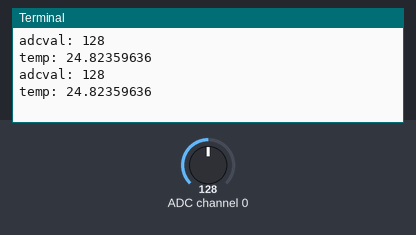
Recording of a program running on a simulated Raspberry Pi (header pin numbers). On the bench: the last lines printed to the terminal. Inputs (shaded band) come from the test bench; at power-on: ADC channel 0 = 128 (analog values on the 0–255 scale). Library files of the repository ran but are not shown: ADC0832.py.

Above: at 1.2 s.
1.3 s: ADC channel 0 set to 178
At 2.6 s:
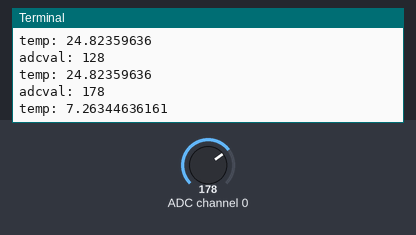
2.8 s: ADC channel 0 set to 224
At 3.6 s:
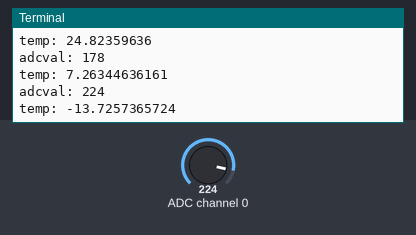
Timing chart, 0 to 5.8 s (numbered marks = the images above; inputs shaded):
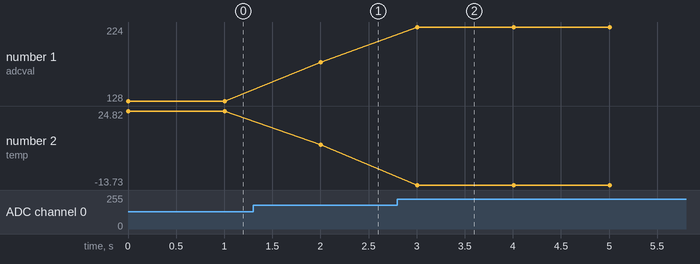

The program:

10_thermistor.py
```python
#!/usr/bin/env python
import ADC0832 as ADC
import RPi.GPIO as GPIO
import time
import math

sleep_time = 1
adjustment_value = 0.97

def setup():
	ADC.setup()
	#GPIO.setwarnings(False)

def convert_to_temperature(adc_val):
	#B = 3950.0 # Thermistor constant from thermistor datasheet
    	#R0 = 10000.0 # Resistance of the thermistor being used
    	#t0 = 273.15 # 0 deg C in K
    	#t25 = t0 + 25.0 # 25 deg C in K
    	# Steinhart-Hart equation
    	#inv_T = 1/t25 + (1/B) * math.log(adc_val/R0)
    	#T = (1/inv_T - t0) * adjustment_value
	#return T
    	#return T * 9.0 / 5.0 + 32.0 # Convert C to F

	R0 = 10000
	Vr = 5 * float(adc_val) / 255
        Rt = R0 * Vr / (5 - Vr)
        temp = 1/(((math.log(Rt / R0)) / 3950) + (1 / (273.15+25)))
        temp = temp - 273.15
	return temp

def loop():
	while True:
		analogVal = ADC.getResult(0)
		print 'adcval:', analogVal
		if analogVal > 0:
			print 'temp:', convert_to_temperature(analogVal)
		time.sleep(sleep_time)

if __name__ == '__main__':
	try:
		setup()
		loop()
	except KeyboardInterrupt:
		pass
```

Measured:
- after the input at 1.3 s, the terminal: prints a new line after 0.70 s (image 1)
- after the input at 2.8 s, the terminal: prints a new line after 0.21 s (image 2)
- plotted number 1: 128 → 178 after the input at 1.3 s, 178 → 224 after the input at 2.8 s
- plotted number 2: 24.82 → 7.26 after the input at 1.3 s, 7.26 → -13.73 after the input at 2.8 s
